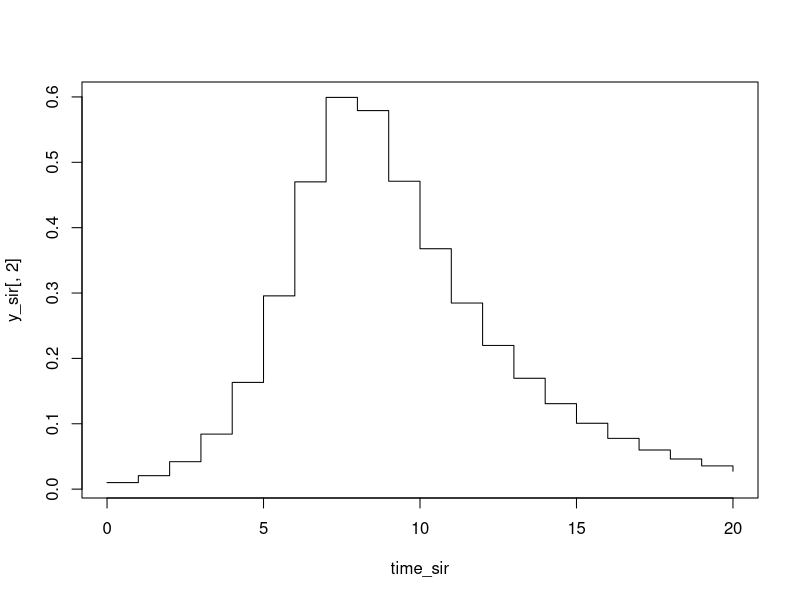
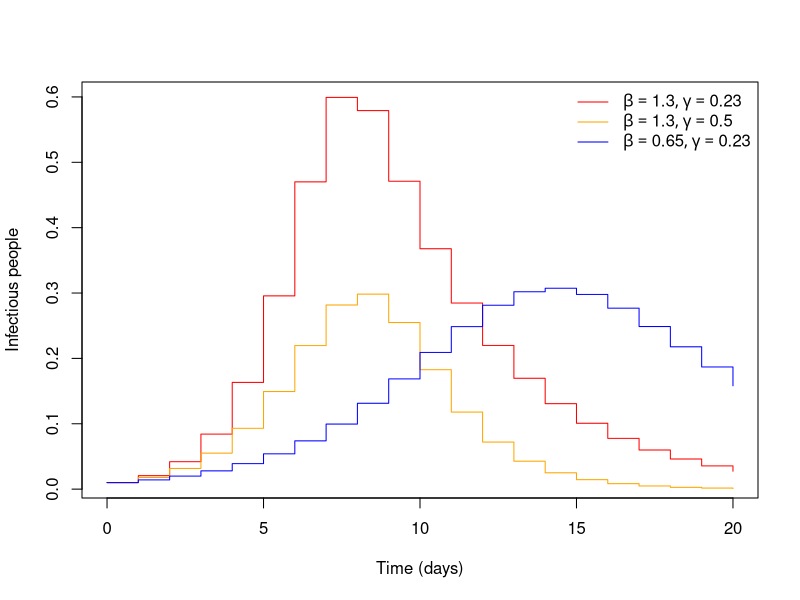
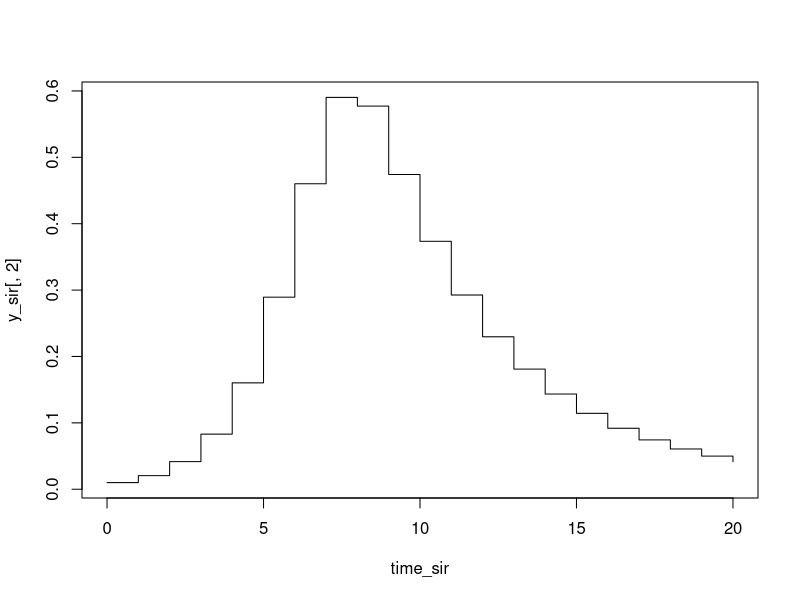
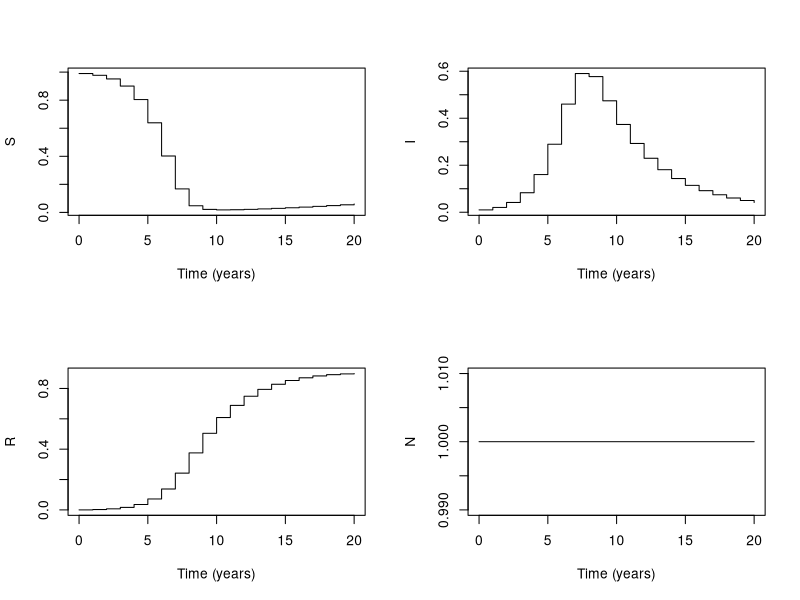
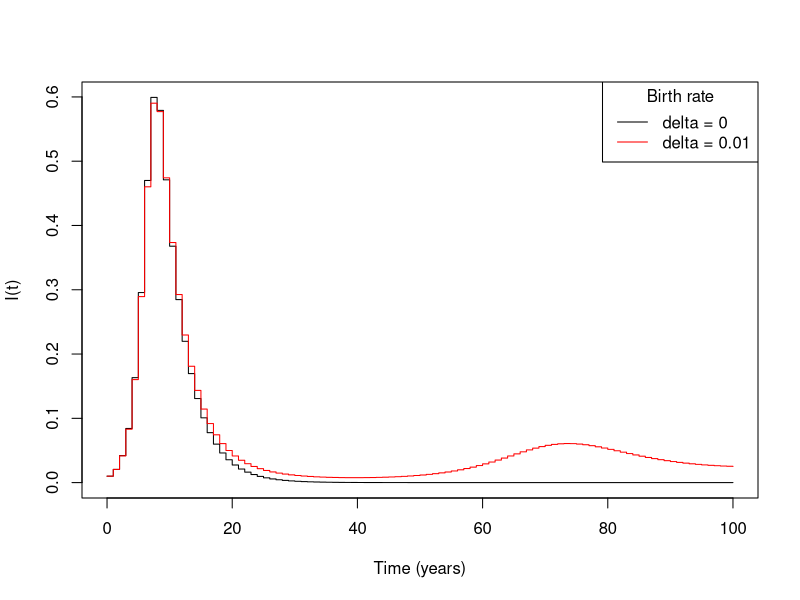

The R source for these figures, in order:
## ---- chunk 1
# Times for evaluating the model
time_sir <- seq(0, 20, by = 1)

# Storage for S, I, R at times time_sir
y_sir <- matrix(data = NA,
                nrow = length(time_sir),
                ncol = 3)

# Function to return our update vector with three elements:
update_sir <- function(t, y, parms)
{
	# Get parameter values from parms vector
    beta  <- parms["beta"]
    gamma <- parms["gamma"]
    
    # Get current state variables from y vector
    S <- y[1]
    I <- y[2]
    R <- y[3]

    # Numeric vector with updates to add to S, I, and R respectively
    out <- c(-beta * S * I,
              beta * S * I - gamma * I,
                             gamma * I)

    return (out)
}

# Set parameter values
parms_sir <- c(beta = 1.3, gamma = 0.23)

# Set initial values for time zero
y_sir[1, ] <- c(0.99, 0.01, 0)

# Run each step of the model from the second time step onward
for (i in 2:nrow(y_sir))
{
	# Assign new value to y_sir[i, ] using the update_sir function
    y_sir[i, ] <- y_sir[i - 1, ] +
        update_sir(time_sir[i],
                   y_sir[i - 1, ],
                   parms_sir)
}

# Plot the number of infectious individuals over time
# type = "s" makes a "stair-step" line plot suitable for difference equations
plot(x = time_sir, y = y_sir[, 2], type = "s")
## ---- chunk 2

do_sir <- function(beta, gamma)
{
	parms_sir <- c(beta = beta, gamma = gamma)
	y_sir <- matrix(data = NA,
                nrow = length(time_sir),
                ncol = 3)
	y_sir[1, ] <- c(0.99, 0.01, 0)

	# Run each step of the model from the second time step onward
	for (i in 2:nrow(y_sir))
	{
		# Assign new value to y_sir[i, ] using the update_sir function
	    y_sir[i, ] <- y_sir[i - 1, ] +
	        update_sir(time_sir[i],
	                   y_sir[i - 1, ],
	                   parms_sir)
	}
	
	return (y_sir)
}

y_sir_1 <- do_sir(1.3, 0.23)
y_sir_2 <- do_sir(1.3, 0.5)
y_sir_3 <- do_sir(0.65, 0.23)

# Plot all
plot(x = time_sir, y = y_sir_1[, 2], type = "s", col = "red", xlab = "Time (days)", ylab = "Infectious people")
lines(x = time_sir, y = y_sir_2[, 2], type = "s", col = "orange")
lines(x = time_sir, y = y_sir_3[, 2], type = "s", col = "blue")
legend("topright", legend = expression(list(beta==1.3, gamma==0.23), list(beta==1.3, gamma==0.5), list(beta==0.65, gamma==0.23)),
	col = c("red", "orange", "blue"), lty = 1, bty = "n")

## ---- chunk 3
# Times for evaluating the model
time_sir <- seq(0, 20, by = 1)

# Storage for S, I, R at times time_sir
y_sir <- matrix(data = NA,
                nrow = length(time_sir),
                ncol = 3)

# Function to return our update vector with three elements:
update_sir <- function(t, y, parms)
{
	# Get parameter values from parms vector
    beta  <- parms["beta"]
    gamma <- parms["gamma"]
    delta <- parms["delta"] ## NEW: delta parameter
    
    # Get current state variables from y vector
    S <- y[1]
    I <- y[2]
    R <- y[3]
    N <- S + I + R ## NEW: calculation of N

    # Numeric vector with updates to add to S, I, and R respectively
    ## NEW: transitions for birth and death with parameter delta
    out <- c(-S * delta - beta * S * I + N * delta,
             -I * delta + beta * S * I - gamma * I,
             -R * delta                + gamma * I)

    return (out)
}

# Set parameter values
## NEW: parameter delta
parms_sir <- c(beta = 1.3, gamma = 0.23, delta = 0.01)

# Set initial values for time zero
y_sir[1, ] <- c(0.99, 0.01, 0)

# Run each step of the model from the second time step onward
for (i in 2:nrow(y_sir))
{
	# Assign new value to y_sir[i, ] using the update_sir function
    y_sir[i, ] <- y_sir[i - 1, ] +
        update_sir(time_sir[i],
                   y_sir[i - 1, ],
                   parms_sir)
}

# Plot the number of infectious individuals over time
# type = "s" makes a "stair-step" line plot suitable for difference equations
plot(x = time_sir, y = y_sir[, 2], type = "s")
## ---- chunk 4
# Add total population N(t) to y_sir matrix
y_sir <- cbind(y_sir, rowSums(y_sir))

# Plot each model component
par(mfrow = c(2, 2))
components = c("S", "I", "R", "N")

for (i in 1:ncol(y_sir)) {
    plot(y_sir[, i] ~ time_sir, type = "s", xlab = "Time (years)", ylab = components[i])
}
par(mfrow = c(1, 1))
## ---- chunk 5
# Setup
time_sir <- seq(0, 100, by = 1)
y_sir <- matrix(data = NA, nrow = length(time_sir), ncol = 3)

# First run
parms_sir <- c(beta = 1.3, gamma = 0.23, delta = 0.01)
y_sir[1, ] <- c(0.99, 0.01, 0)
for (i in 2:nrow(y_sir)) {
    y_sir[i, ] <- y_sir[i - 1, ] + update_sir(time_sir[i], y_sir[i - 1, ], parms_sir)
}
y_sir_01 <- y_sir

# Second run
parms_sir <- c(beta = 1.3, gamma = 0.23, delta = 0)
y_sir[1, ] <- c(0.99, 0.01, 0)
for (i in 2:nrow(y_sir)) {
    y_sir[i, ] <- y_sir[i - 1, ] + update_sir(time_sir[i], y_sir[i - 1, ], parms_sir)
}
y_sir_00 <- y_sir
## ---- chunk 6
plot(time_sir, y_sir_00[, 2], col = "black", type = "s", xlab = "Time (years)", ylab = "I(t)")
lines(time_sir, y_sir_01[, 2], col = "red", type = "s", xlab = "Time (years)")
legend("topright", c("delta = 0", "delta = 0.01"), col = c("black", "red"), lty = 1, title = "Birth rate")
